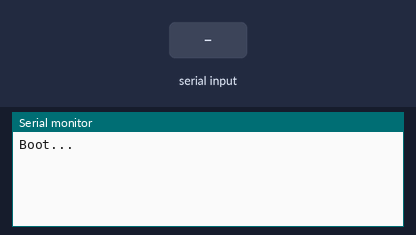
The sketch below on a simulated Arduino Uno, built with avr-gcc and run on an emulated ATmega328P. On the bench: the last lines printed to the serial monitor. The test bench sets the inputs (shaded band).

Above: at 1.2 s.
1.3 s: "1" received over Serial
At 2.1 s:
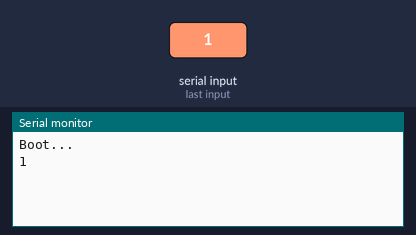
2.8 s: "0" received over Serial
At 3.3 s:
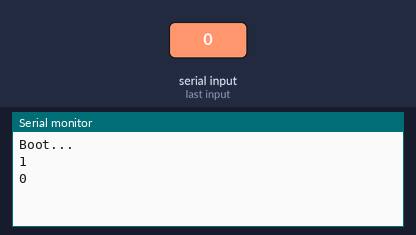
4.3 s: "2" received over Serial
At 5.6 s:
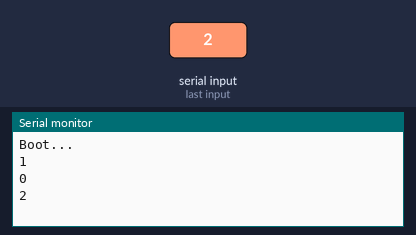

Measured:
- after the input at 1.3 s, the serial monitor: prints a new line at once (image 1)
- after the input at 2.8 s, the serial monitor: prints a new line at once (image 2)
- after the input at 4.3 s, the serial monitor: prints a new line at once (image 3)

The sketch:

SPI_EEPROM.ino
```cpp
#include <SPI.h>

#define DATAOUT 11//MOSI
#define DATAIN  12//MISO
#define SPICLOCK  13//sck
#define SLAVESELECT 10//ss

//opcodes
#define WREN  6
#define WRDI  4
#define RDSR  5
#define WRSR  1
#define READ  3
#define WRITE 2

byte eeprom_output_data;
byte eeprom_input_data=0;
byte clr;
int address=0;
char buffer [128]; //buffer dei dati
// SPCR = 01010000
//interrupt disabled,spi enabled,msb 1st,master,clk low when idle,
//sample on leading edge of clk,system clock/4 rate (fastest)
//SPCR = (1<<SPE)|(1<<MSTR);


String content = "";
char character;
char endChar = ';'; //carattere di fine stringa

void setup() {
  Serial.begin(9600);
  Serial.println("Boot...");
  /*
  pinMode(DATAOUT, OUTPUT);
  pinMode(DATAIN, INPUT);
  pinMode(SPICLOCK,OUTPUT);
  pinMode(SLAVESELECT,OUTPUT);
  digitalWrite(SLAVESELECT,HIGH); //disable device
  */
}

void loop() {
  /*
  while(Serial.available()) {
      character = Serial.read();
      if (character == endChar) {
        Serial.println(content);
        content = "";
      }else{
        content.concat(character);
      }
  }
  */
  content = readFromSerial();
  writeToSerial(content);
}

String readFromSerial(){
  String readData = "";
  char readChar;
  while(Serial.available()) {
      readChar = Serial.read();
      if (readChar != endChar) {
        readData.concat(readChar);
      }
  }
  return readData;
}

void writeToSerial(String str){
  Serial.println(str);
  Serial.flush();
}
```
